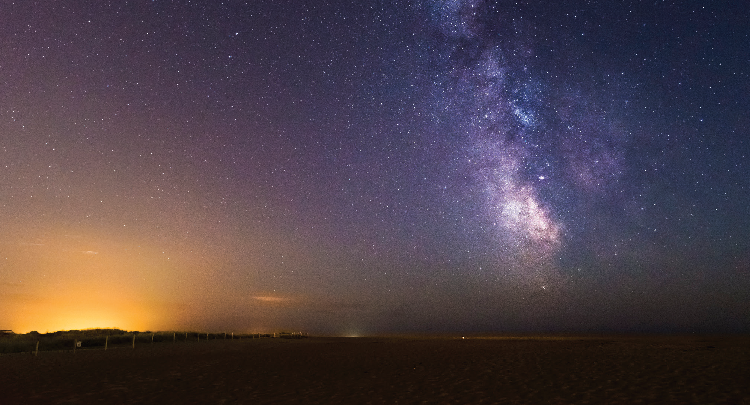
#> input picture IMG/input/KENY.png, 750 x 405 px, found by its file name; its folder holds only this picture in this run
$ python interface.py   (older library calls are emulated)
#> lines starting #> are read from the running program, lines starting #| are printed output that depends on the picture
### defiAvance/Sobel.py
import cv2
import matplotlib.pyplot as plt

def Sobel(img):
    try:
        # Charge l'image avec OpenCV
        image = cv2.imread(img)

        # Converti l'image en niveaux de gris
        gray_image = cv2.cvtColor(image, cv2.COLOR_BGR2GRAY)
        if gray_image is None:
            raise Exception("Failed to load the image.")

        # Applique le filtre de Sobel pour la détection des contours
        sobel_x = cv2.Sobel(gray_image, cv2.CV_64F, 1, 0, ksize=3)  # Gradient horizontal
        sobel_y = cv2.Sobel(gray_image, cv2.CV_64F, 0, 1, ksize=3)  # Gradient vertical

        # Combine les composantes X et Y pour obtenir le gradient total
        gradient_magnitude = cv2.magnitude(sobel_x, sobel_y)

        return gradient_magnitude

    except Exception as e:
        print("Error", e)
        return None

# [7 lines that do not run on import are left out]

### defiAvance/Canny.py
import cv2
import matplotlib.pyplot as plt

def Canny(img):
    try:
        # Charge l'image
        image = cv2.imread(img, cv2.IMREAD_GRAYSCALE)
        if image is None:
            raise Exception("Failed to load the image.")

        # Réduire la taille de l'image
        scale_percent = 70
        width = int(image.shape[1] * scale_percent / 100)
        height = int(image.shape[0] * scale_percent / 100)
        smaller_image = cv2.resize(image, (width, height))

        # Applique l'opérateur de Canny pour détecter les contours
        edges = cv2.Canny(smaller_image, threshold1=100, threshold2=200)

        return edges

    except Exception as e:
        print("Error",e)
        return None

# [8 lines that do not run on import are left out]


### defiAvance/Roberts.py
import cv2
import matplotlib.pyplot as plt
import numpy as np

def Roberts(img):
    try:
        # Charge l'image
        image = cv2.imread(img, cv2.IMREAD_GRAYSCALE)
        if image is None:
            raise Exception("Failed to load the image.")

        # Défini les noyaux de convolution pour l'opérateur de Roberts
        roberts_x = np.array([[1, 0], [0, -1]])
        roberts_y = np.array([[0, 1], [-1, 0]])

        # Applique les noyaux de convolution pour calculer les gradients
        gradient_x = cv2.filter2D(image, -1, roberts_x)
        gradient_y = cv2.filter2D(image, -1, roberts_y)

        # Calcule le gradient de magnitude
        gradient_magnitude = np.sqrt(gradient_x ** 2 + gradient_y ** 2)

        # Mise à l'échelle manuelle de l'image en une image de 8 bits
        gradient_magnitude = (255 * (gradient_magnitude / np.max(gradient_magnitude))).astype(np.uint8)

        return image, gradient_x, gradient_y, gradient_magnitude

    except Exception as e:
        print("Error", e)
        return None

# [13 lines that do not run on import are left out]

### defiAvance/interface.py
import cv2
import os
import matplotlib.pyplot as plt
from Canny import *
from Roberts import *
from Sobel import *
from matplotlib.cm import ScalarMappable
import matplotlib.gridspec as gridspec

input_directory = 'IMG/input/'
output_directory = 'IMG/output/'
os.makedirs(output_directory, exist_ok=True)

# Liste des fichiers d'images dans le répertoire d'entrée
image_files = [f for f in os.listdir(input_directory) if f.endswith(('.jpg','.png'))]

# Liste des filtres à appliquer
filters = [Sobel, Canny, Roberts]

fig = plt.figure(figsize=(15, 5*len(image_files)))
gs = gridspec.GridSpec(len(image_files), len(filters) + 2, width_ratios=[1, 1] + [2] * len(filters), wspace=0.1)

for row, image_file in enumerate(image_files):
    title = fig.add_subplot(gs[row, 0])
    title.text(0.5, 0.5, f"Image: {row + 1}", ha='center', va='center', fontsize=14, fontweight='bold', color='black')
    title.axis('off')

    input_image_path = os.path.join(input_directory, image_file)
    image = cv2.imread(input_image_path)
#> image is the input picture: shape (405, 750, 3); mean B, G, R 72.6, 65, 78.5

    axs = [fig.add_subplot(gs[row, 1])]
    axs[0].imshow(cv2.cvtColor(image, cv2.COLOR_BGR2RGB))
    axs[0].set_title('Image originale')
    axs[0].axis('off')

    for col, filter_func in enumerate(filters):
        filtered_image = filter_func(input_image_path)

        if filtered_image is not None:
            if isinstance(filtered_image, tuple):
                filtered_image = filtered_image[3]

            if filtered_image.dtype != 'uint8':
                filtered_image = cv2.convertScaleAbs(filtered_image)

            axs.append(fig.add_subplot(gs[row, col + 2]))
            axs[col + 1].imshow(filtered_image, cmap='gray')
            axs[col + 1].set_title(filter_func.__name__)
            axs[col + 1].axis('off')

            filter_name = filter_func.__name__.lower()
            output_image_path = os.path.join(output_directory, f"{filter_func.__name__}_{image_file}")
            cv2.imwrite(output_image_path, filtered_image)
#> this loop made 3 passes
#> pass 1, in Sobel, `gray_image = cv2.cvtColor(image, cv2.COLOR_BGR2GRAY)`:
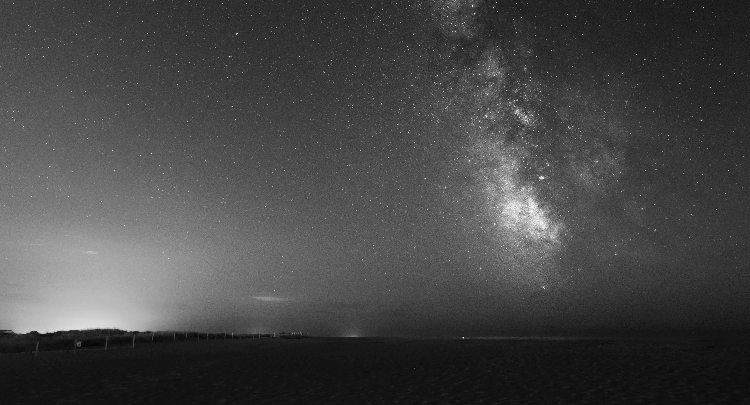
#> gray_image: shape (405, 750); min 6, max 254, mean 69.9
#> pass 1, in Sobel, `sobel_x = cv2.Sobel(gray_image, cv2.CV_64F, 1, 0, ksize=3)`:
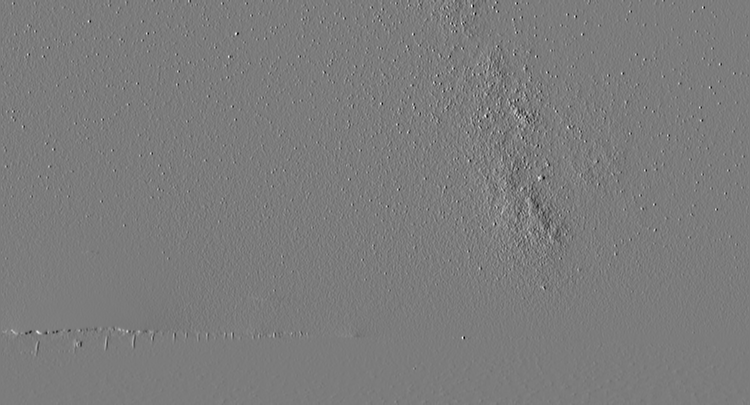
#> sobel_x: shape (405, 750) float64; min -484, max 508, mean -0.6; drawn with min black and max white
#> pass 1, in Sobel, `sobel_y = cv2.Sobel(gray_image, cv2.CV_64F, 0, 1, ksize=3)`:
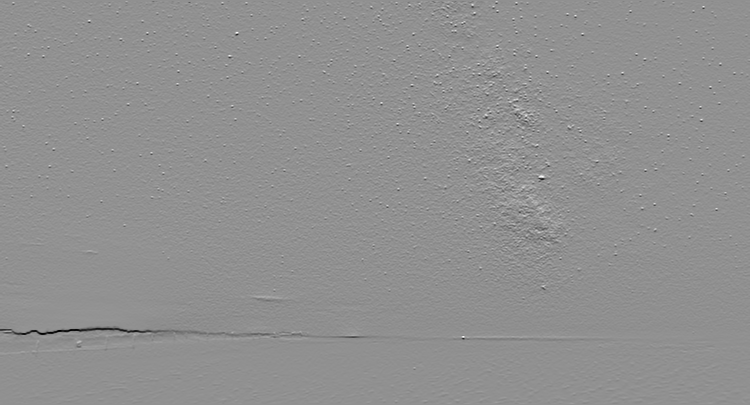
#> sobel_y: shape (405, 750) float64; min -721, max 548, mean -0.6; drawn with min black and max white
#> pass 1, in Sobel, `gradient_magnitude = cv2.magnitude(sobel_x, sobel_y)`:
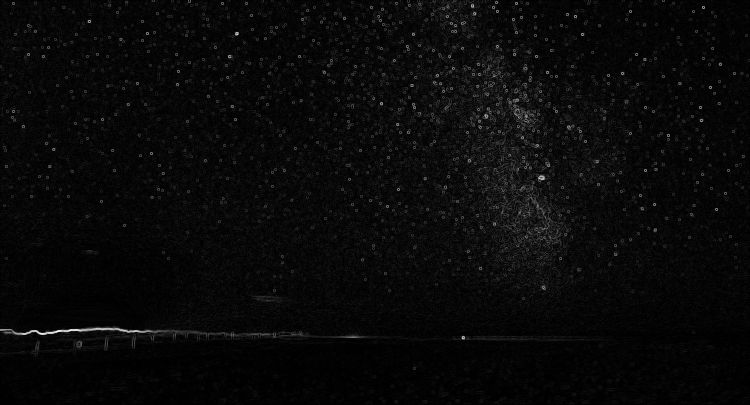
#> gradient_magnitude: shape (405, 750) float64; min 0, max 774.9, mean 29.5; drawn with min black and max white
#> after the loop:
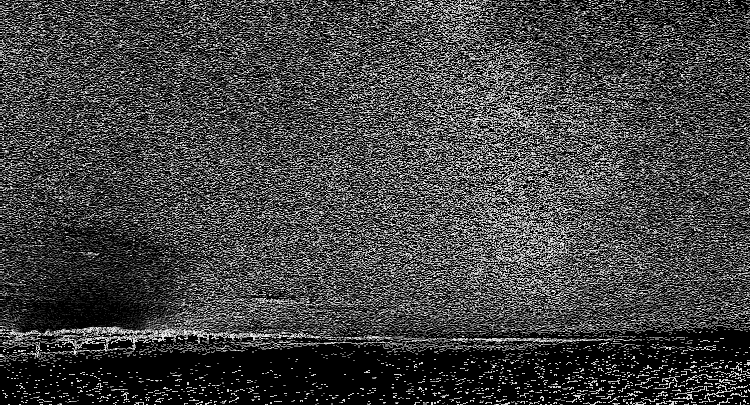
#> filtered_image: shape (405, 750); min 0, max 255, mean 66.8
#> after the loop, axs = 4 items; filter_name = 'roberts'; output_image_path = 'IMG/output/Roberts_KENY.png'

plt.show()
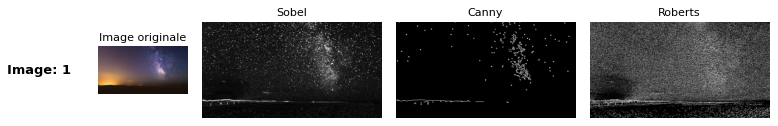
#> figure drawn by matplotlib, 4 panels

$ run again, on IMG/input/pollution1.png
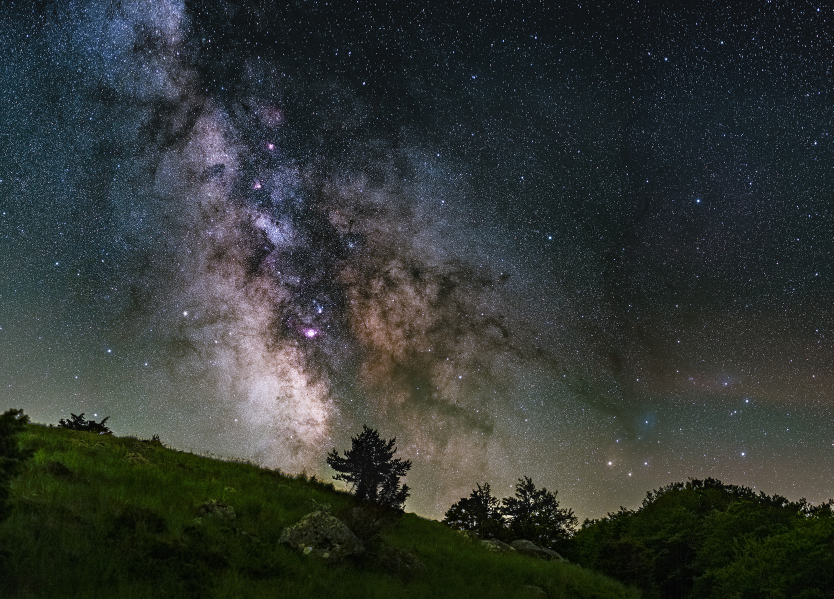
#> input picture IMG/input/pollution1.png, 2500 x 1796 px, found by its file name (shown at 1/3 size)
#> image is the input picture: shape (1796, 2500, 3); mean B, G, R 52.4, 55.4, 50.5
#> after the loop `for col, filter_func in enumerate(filters):`:
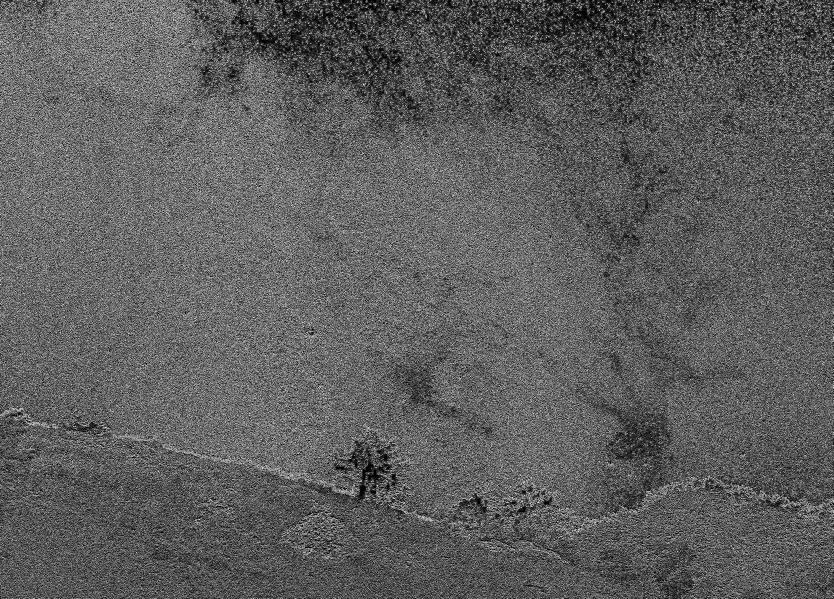
#> filtered_image: shape (1796, 2500) (shown at 1/3 size); min 0, max 255, mean 94.3
#> after the loop `for col, filter_func in enumerate(filters):`: axs = 4 items; filter_name = 'roberts'; output_image_path = 'IMG/output/Roberts_pollution1.png'
#> `plt.show()`:
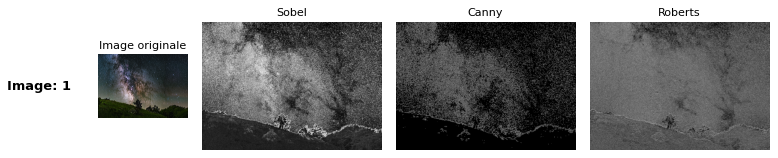
#> figure drawn by matplotlib, 4 panels

$ run again, on IMG/input/pollution2.png
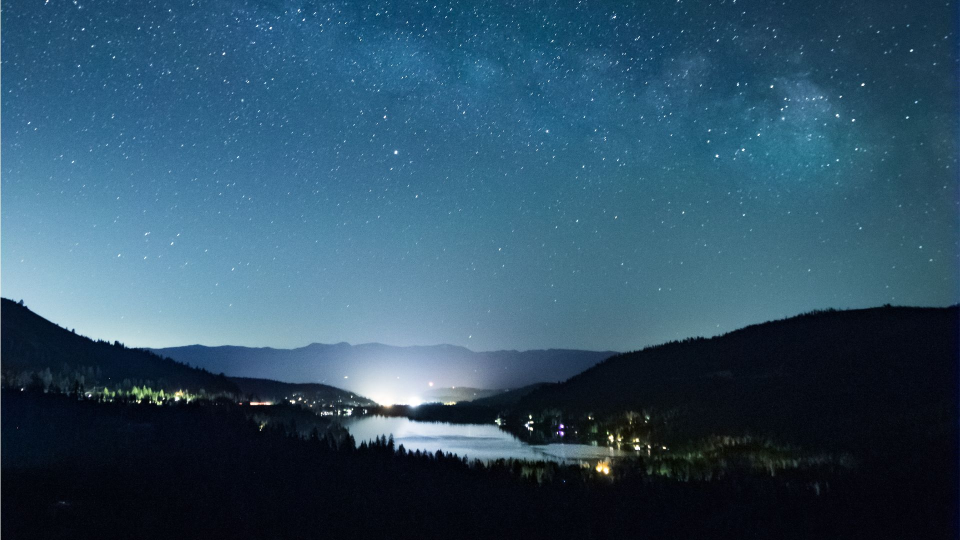
#> input picture IMG/input/pollution2.png, 1920 x 1080 px, found by its file name (shown at 1/2 size)
#> image is the input picture: shape (1080, 1920, 3); mean B, G, R 101.8, 80.4, 47.3
#> after the loop `for col, filter_func in enumerate(filters):`:
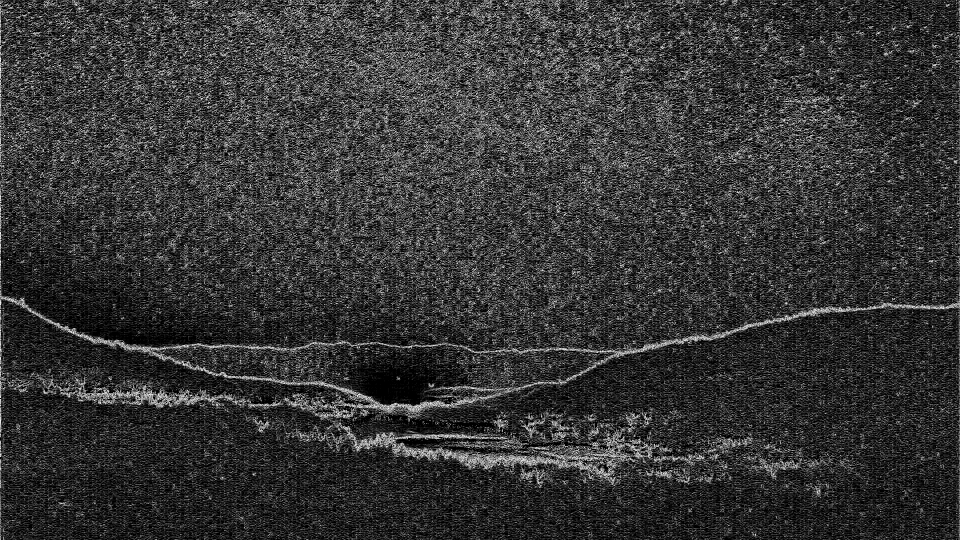
#> filtered_image: shape (1080, 1920) (shown at 1/2 size); min 0, max 255, mean 53.8
#> after the loop `for col, filter_func in enumerate(filters):`: axs = 4 items; filter_name = 'roberts'; output_image_path = 'IMG/output/Roberts_pollution2.png'
#> `plt.show()`:
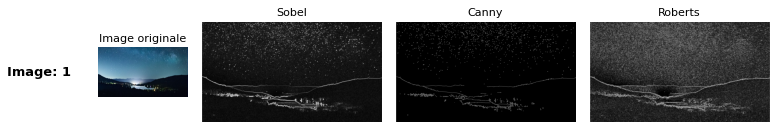
#> figure drawn by matplotlib, 4 panels
